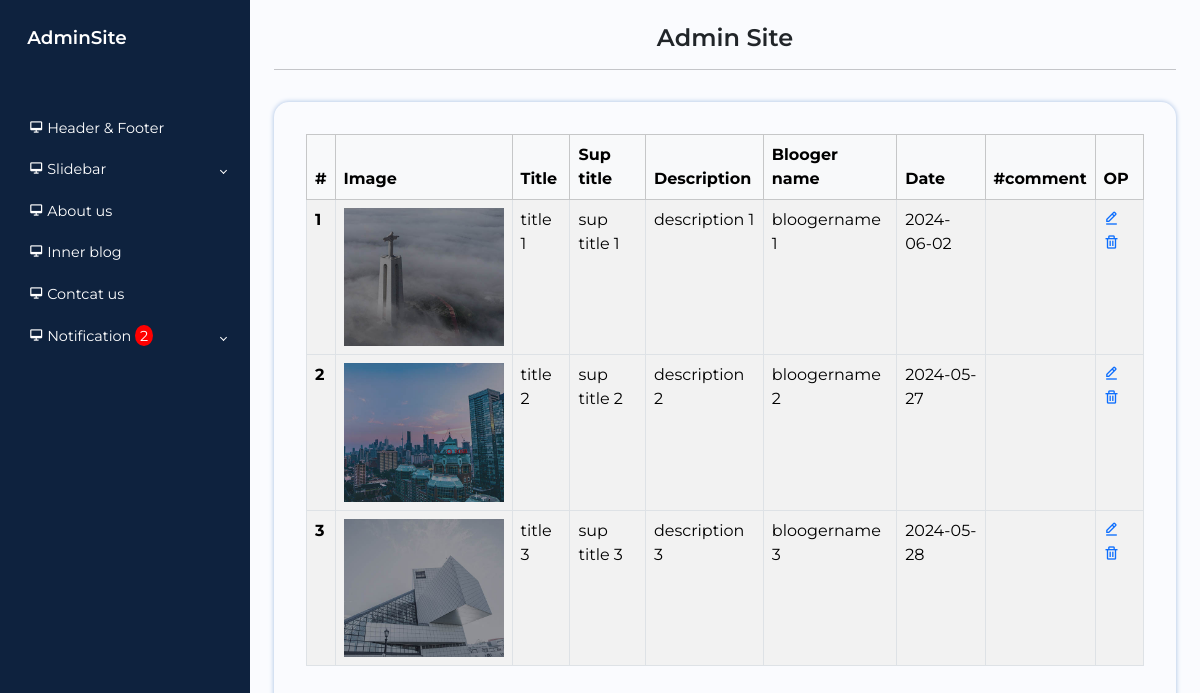
The page / on the database its author committed.
### tables this page shows
CREATE TABLE `blogs` (
  `id` int(11) UNSIGNED NOT NULL,
  `img` varchar(255) NOT NULL,
  `title` varchar(255) NOT NULL,
  `suptitle` varchar(255) NOT NULL,
  `description` varchar(255) NOT NULL,
  `bloogername` varchar(255) NOT NULL,
  `date` date NOT NULL
);

### index.php (the view, shortened to what this page needs)
<?php
include_once "db.php";
?>
<?php
    $sql = "SELECT * FROM `headerfooter`";
    $result = mysqli_query($conn, $sql);
    $row = mysqli_fetch_assoc($result);
?>
<!DOCTYPE html>
<html lang="en">
<head>
    <link href="https://cdn.jsdelivr.net/npm/bootstrap@5.3.3/dist/css/bootstrap.min.css" rel="stylesheet">
    <link rel="stylesheet" href="style.css">
    <link href='https://unpkg.com/boxicons@2.1.4/css/boxicons.min.css' rel='stylesheet'>
</head>
<body>
    <div class="wrapper">
        <aside id="sidebar">
            <div class="d-flex">
                <div class="sidebar-logo">
                    <a href="#">AdminSite</a>
                </div>
            </div>
            <ul class="sidebar-nav">
                <li class="sidebar-item">
                    <a href="headerfooter.php" class="sidebar-link">
                        <i class='bx bx-desktop'></i>
                        <span>Header & Footer</span>
                    </a>
                </li>
                <li class="sidebar-item">
                    <a href="#" class="sidebar-link has-dropdown collapsed" data-bs-toggle="collapse" data-bs-target="#slide" aria-expanded="false" aria-controls="slide">
                        <i class='bx bx-desktop'></i>
                        <span>Slidebar</span>
                    </a>
                </li>
                <li class="sidebar-item">
                    <a href="about.php" class="sidebar-link">
                        <i class='bx bx-desktop'></i>
                        <span>About us</span>
                    </a>
                </li>
                <li class="sidebar-item">
                    <a href="innerblog.php" class="sidebar-link">
                        <i class='bx bx-desktop'></i>
                        <span>Inner blog</span>
                    </a>
                </li>
                <li class="sidebar-item">
                    <a href="contact.php" class="sidebar-link">
                        <i class='bx bx-desktop'></i>
                        <span>Contcat us</span>
                    </a>
                </li>
                <li class="sidebar-item">
                    <a href="#" class="sidebar-link has-dropdown collapsed" data-bs-toggle="collapse" data-bs-target="#noti" aria-expanded="false" aria-controls="noti">
                        <i class='bx bx-desktop'></i>
                        <?php
                            include_once "db.php";
                            $sql = "SELECT * FROM `message`";
                            $result = mysqli_query($conn, $sql);
                            $i=0;
                            while($row = mysqli_fetch_assoc($result)){
                            $i++;}
                        ?>
                        <span>Notification  <span style="background-color: red; border-radius: 50%; padding: .1rem .3rem;"><?php echo $i?></span></span>
                    </a>
                    <?php
                        include_once "db.php";
                        $sql = "SELECT * FROM `message`";
                        $result = mysqli_query($conn, $sql);
                        $i=0;
                        while($row = mysqli_fetch_assoc($result)){
                          $i++;
                    ?>
                        <li class="sidebar-item">
                            <a href="#" class="sidebar-link"><?php echo $i . ') ' . $row['name'] . '<br>' . 'message: '. $row['content']?></a>
                        </li>
                        <?php }?>
                </li>
            </ul>
        </aside>
        <div class="main p-4">
            <div class="text-center">
                <h1>Admin Site</h1>
                <hr>
            </div>
            <div class="edit">
                <table class="table table-striped table-bordered">
                    <thead class="table-light">
                      <tr>
                        <th scope="col">#</th>
                        <th scope="col">Image</th>
                        <th scope="col">Title</th>
                        <th scope="col">Sup title</th>
                        <th scope="col">Description</th>
                        <th scope="col">Blooger name</th>
                        <th scope="col">Date</th>
                        <th scope="col">#comment</th>
                        <th scope="col">OP</th>
                      </tr>
                    </thead>
                    <?php
                        include_once "db.php";
                        $sql = "SELECT * FROM `blogs`";
                        $result = mysqli_query($conn, $sql);
                        $i = 0;
                        while ($row = mysqli_fetch_assoc($result)) {
                            $i++;
                    ?>
                    <tbody>
                      <tr>
                        <th scope="row"><?=$i;?></th>
                        <td><img src="<?php echo 'images/' . $row['img']?>" style="width:10rem;"></td>
                        <td><?php echo $row['title']?></td>
                        <td><?php echo $row['suptitle']?></td>
                        <td><?php echo $row['description']?></td>
                        <td><?php echo $row['bloogername']?></td>
                        <td><?php echo $row['date']?></td>
                        <td></td>
                        <td>
                            <a href="edit.php?id=<?php echo $row['id']?>"><i class='bx bx-edit-alt' ></i></a>
                            <a href="index.php?id=<?php echo $row['id']?>"><i class='bx bx-trash' ></i></a>
                        </td>
                      </tr>
                    </tbody>
                    <?php }?>
                  </table>
            </div>
        </div>
    </div>
</body>
</html><?php echo $row['name']?>

### style.css (style rules this page uses)
a { text-decoration: none; }
li { list-style: none; }
h1 { font-weight: 600; font-size: 1.5rem; }
body { font-family: "Montserrat", sans-serif; }
.wrapper { display: flex; }
.main { min-height: 100vh; width: 100%; overflow: hidden; transition: all .35s ease-in-out; background-color: #fafbfe; }
#sidebar { width: 250px; min-width: 250px; z-index: 1000; transition: all .25s ease-in-out; display: flex; flex-direction: column; background-color: #0e223e; }
.sidebar-logo { padding: 1.5rem 1.7rem; }
.sidebar-logo a { color: #fff; font-size: 1.15rem; font-weight: 600; }
.sidebar-nav { padding: 2rem 0; flex: 1 1 auto; }
a.sidebar-link { padding: .625rem 1.625rem; color: #fff; display: block; font-size: .9rem; white-space: nowrap; border-left: 3px solid transparent; }
.sidebar-link { font-size: 1.1rem; margin-right: .75rem; }
.sidebar-item { position: relative; }
#sidebar .sidebar-link[data-bs-toggle="collapse"]::after { border: solid; border-width: 0 .1rem .1rem 0; content: ""; display: inline-block; padding: 2px; position: absolute; right: 1.5rem; top: 1.2rem; transform: rotate(-135deg); transition: all .2s ease-out; }
#sidebar .sidebar-link[data-bs-toggle="collapse"].collapsed::after { transform: rotate(45deg); transition: all .2s ease-out; }
.edit { padding: 2rem; box-shadow: 0 0 5px #a3bde3; border-radius: 15px; margin: 2rem 0; }

### rows shown on the page
blogs: img (picture), title "title 1", suptitle "sup title 1", description "description 1", bloogername "bloogername 1", date "2024-06-02"
blogs: img (picture), title "title 2", suptitle "sup title 2", description "description 2", bloogername "bloogername 2", date "2024-05-27"
blogs: img (picture), title "title 3", suptitle "sup title 3", description "description 3", bloogername "bloogername 3", date "2024-05-28"

### other values the page prints
$i "2"
